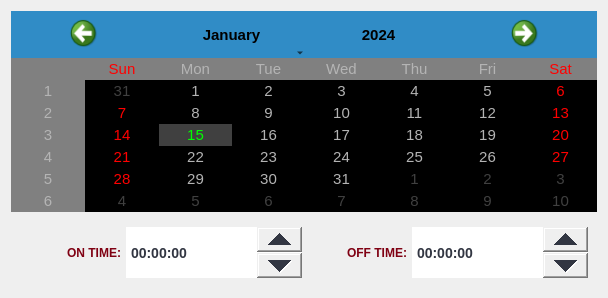
            <widget class="QWidget" name="tab_4">
             <attribute name="title">
              <string>Circuit 1</string>
             </attribute>
             <layout class="QVBoxLayout" name="verticalLayout_20">
              <item>
               <widget class="QCalendarWidget" name="circuit1_calendar">
                <property name="styleSheet">
                 <string notr="true">QCalendarWidget QToolButton {
  	height: 40px;
  	width: 50px;
  	color: black;
  	font-size: 15px;
  	icon-size: 30px, 30px;
  	/*background-color: qlineargradient(x1:0, y1:0, x2:0, y2:1, stop: 0 #cccccc, stop: 1 #333333);*/
  }
QCalendarWidget QMenuBar {
width: 15px;
}
/*the desplegable menu*/
  QCalendarWidget QMenu { 
  	width: 75px;
    left: 10px;
  	color: white;
  	/*font-size: 18px;*/
  	/*background-color: rgb(100, 100, 100);*/
  }
  QCalendarWidget QSpinBox { 
  	/*width: 30px; */
  	font-size:15px; 
  	color: black; 
	width:10px;
	padding-left: 10px;
  	/*background-color: qlineargradient(x1:0, y1:0, x2:0, y2:1, stop: 0 #cccccc, stop: 1 #333333); */
  	selection-background-color: rgb(100, 100, 100);
  }
  QCalendarWidget QSpinBox::up-button {
/*subcontrol-origin: border; */
 subcontrol-position: top right;  
width:40px; 

color: black;

}
  QCalendarWidget QSpinBox::down-button {
/*subcontrol-origin: border; */
subcontrol-position: bottom right; 
width:40px;

color: black;
}
  QCalendarWidget QSpinBox::up-arrow { 
width:15px;  
height:35px; 

}
  QCalendarWidget QSpinBox::down-arrow { 
width:15px;  
height:35px; 
}
   
  /* header row */
  QCalendarWidget QWidget {
 alternate-background-color: rgb(128, 128, 128); 
width:140px;

}
   
  /* normal days */
  QCalendarWidget QAbstractItemView:enabled 
  {
width: 15px;
  	font-size:15px;  
  	color: rgb(180, 180, 180);  
  	background-color: black;  
  	selection-background-color: rgb(64, 64, 64); 
  	selection-color: rgb(0, 255, 0); 
  }
QCalendarWidget QAbstractItemView 
  {
  }
   
  /* days in other months */
  /* navigation bar */
QCalendarWidget QWidget#qt_calendar_navigationbar
{ 
/*background-color: qlineargradient(x1:0, y1:0, x2:0, y2:1, stop: 0 #cccccc, stop: 1 #333333); */
}

QCalendarWidget QAbstractItemView:disabled 
{ 
width: 15px;
color: rgb(64, 64, 64); 
}</string>
                </property>
                <property name="locale">
                 <locale language="English" country="UnitedStates"/>
                </property>
               </widget>
              </item>
              <item>
               <widget class="QWidget" name="widget_17" native="true">
                <layout class="QHBoxLayout" name="horizontalLayout_12">
                 <property name="spacing">
                  <number>5</number>
                 </property>
                 <item>
                  <widget class="QLabel" name="label_31">
                   <property name="font">
                    <font>
                     <pointsize>-1</pointsize>
                     <weight>75</weight>
                     <italic>false</italic>
                     <bold>true</bold>
                    </font>
                   </property>
                   <property name="styleSheet">
                    <string notr="true">color:#800113;
font:bold 12px;</string>
                   </property>
                   <property name="text">
                    <string>ON TIME:</string>
                   </property>
                   <property name="alignment">
                    <set>Qt::AlignRight|Qt::AlignTrailing|Qt::AlignVCenter</set>
                   </property>
                  </widget>
                 </item>
                 <item>
                  <widget class="QTimeEdit" name="circuit1_onTime">
                   <property name="minimumSize">
                    <size>
                     <width>127</width>
                     <height>47</height>
                    </size>
                   </property>
                   <property name="styleSheet">
                    <string notr="true">QTimeEdit { 
min-height: 45px;
  	min-width: 125px; 
font:bold;
  	font-size:14px; 
  	color: #323642; 
  	/*background-color: qlineargradient(x1:0, y1:0, x2:0, y2:1, stop: 0 #cccccc, stop: 1 #333333); */
selection-background-color: rgb(100, 100, 100);
  }
QTimeEdit::up-button {
 subcontrol-origin: border; 
 subcontrol-position: top right;  
width:45px; 

}
QTimeEdit::down-button {
subcontrol-origin: border; 
subcontrol-position: bottom right; 
width:45px;
}
QTimeEdit::up-arrow { 
width:35px;  
height:35px; 
}
QTimeEdit::down-arrow { 
width:35px;  
height:35px; 
}
</string>
                   </property>
                  </widget>
                 </item>
                 <item>
                  <widget class="QLabel" name="label_32">
                   <property name="font">
                    <font>
                     <pointsize>-1</pointsize>
                     <weight>75</weight>
                     <italic>false</italic>
                     <bold>true</bold>
                    </font>
                   </property>
                   <property name="styleSheet">
                    <string notr="true">color:#800113;
font:bold 12px;</string>
                   </property>
                   <property name="text">
                    <string>OFF TIME:</string>
                   </property>
                   <property name="alignment">
                    <set>Qt::AlignRight|Qt::AlignTrailing|Qt::AlignVCenter</set>
                   </property>
                  </widget>
                 </item>
                 <item>
                  <widget class="QTimeEdit" name="circuit1_offTime">
                   <property name="minimumSize">
                    <size>
                     <width>127</width>
                     <height>47</height>
                    </size>
                   </property>
                   <property name="styleSheet">
                    <string notr="true">QTimeEdit { 
min-height: 45px;
  	min-width: 125px; 
font:bold;
  	font-size:14px; 
  	color: #323642; 
  	/*background-color: qlineargradient(x1:0, y1:0, x2:0, y2:1, stop: 0 #cccccc, stop: 1 #333333); */
selection-background-color: rgb(100, 100, 100);
  }
QTimeEdit::up-button {
 subcontrol-origin: border; 
 subcontrol-position: top right;  
width:45px; 

}
QTimeEdit::down-button {
subcontrol-origin: border; 
subcontrol-position: bottom right; 
width:45px;
}
QTimeEdit::up-arrow { 
width:35px;  
height:35px; 
}
QTimeEdit::down-arrow { 
width:35px;  
height:35px; 
}
</string>
                   </property>
                  </widget>
                 </item>
                </layout>
               </widget>
              </item>
             </layout>
            </widget>
